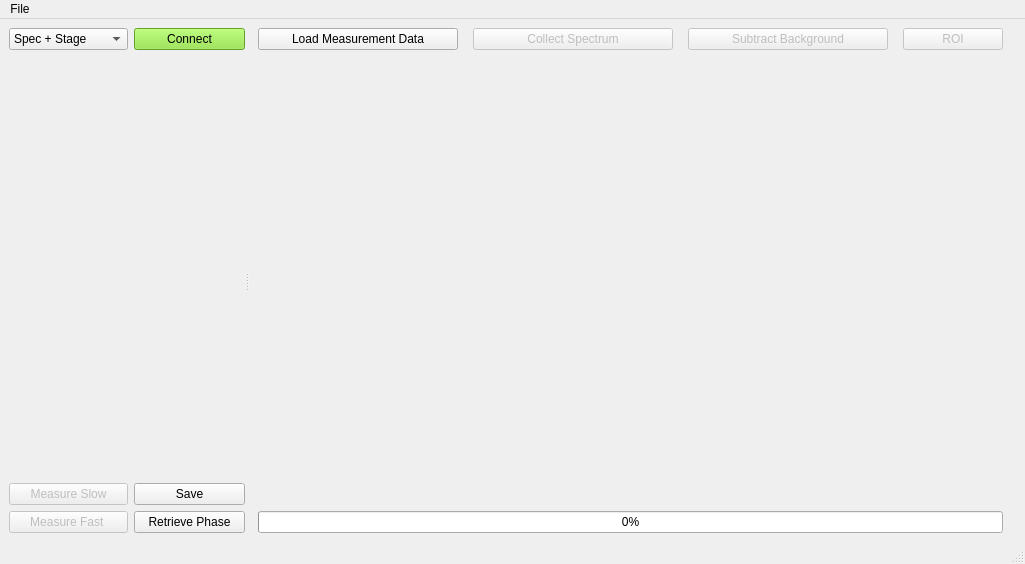
<?xml version="1.0" encoding="UTF-8"?>
<ui version="4.0">
 <class>MainWindow</class>
 <widget class="QMainWindow" name="MainWindow">
  <property name="geometry">
   <rect>
    <x>0</x>
    <y>0</y>
    <width>1025</width>
    <height>564</height>
   </rect>
  </property>
  <property name="windowTitle">
   <string>SHG FROG</string>
  </property>
  <widget class="QWidget" name="centralwidget">
   <layout class="QGridLayout" name="gridLayout_3">
    <item row="0" column="0">
     <widget class="QSplitter" name="splitter">
      <property name="orientation">
       <enum>Qt::Horizontal</enum>
      </property>
      <widget class="QWidget" name="gridLayoutWidget">
       <layout class="QGridLayout" name="gridLayout">
        <item row="0" column="0">
         <widget class="QComboBox" name="dropdown">
          <property name="enabled">
           <bool>true</bool>
          </property>
          <item>
           <property name="text">
            <string>Spec + Stage</string>
           </property>
          </item>
          <item>
           <property name="text">
            <string>Camera + Stage</string>
           </property>
          </item>
         </widget>
        </item>
        <item row="0" column="1">
         <widget class="QPushButton" name="btn_connect">
          <property name="styleSheet">
           <string notr="true">background-color: rgb(138, 226, 52);</string>
          </property>
          <property name="text">
           <string>Connect</string>
          </property>
          <property name="checkable">
           <bool>true</bool>
          </property>
         </widget>
        </item>
        <item row="2" column="0">
         <widget class="QPushButton" name="btn_measure_slow">
          <property name="enabled">
           <bool>false</bool>
          </property>
          <property name="text">
           <string>Measure Slow</string>
          </property>
          <property name="checkable">
           <bool>true</bool>
          </property>
         </widget>
        </item>
        <item row="1" column="0" colspan="2">
         <widget class="QWidget" name="widget" native="true">
          <property name="sizePolicy">
           <sizepolicy hsizetype="Preferred" vsizetype="Preferred">
            <horstretch>0</horstretch>
            <verstretch>0</verstretch>
           </sizepolicy>
          </property>
         </widget>
        </item>
        <item row="2" column="1">
         <widget class="QPushButton" name="btn_save">
          <property name="text">
           <string>Save</string>
          </property>
         </widget>
        </item>
        <item row="3" column="0">
         <widget class="QPushButton" name="btn_measure_fast">
          <property name="enabled">
           <bool>false</bool>
          </property>
          <property name="text">
           <string>Measure Fast </string>
          </property>
          <property name="checkable">
           <bool>true</bool>
          </property>
         </widget>
        </item>
        <item row="3" column="1">
         <widget class="QPushButton" name="btn_phase">
          <property name="text">
           <string>Retrieve Phase</string>
          </property>
         </widget>
        </item>
       </layout>
      </widget>
      <widget class="QWidget" name="gridLayoutWidget_2">
       <layout class="QGridLayout" name="gridLayout_2">
        <item row="0" column="1">
         <widget class="QPushButton" name="btn_collect_spectrum">
          <property name="enabled">
           <bool>false</bool>
          </property>
          <property name="maximumSize">
           <size>
            <width>200</width>
            <height>16777215</height>
           </size>
          </property>
          <property name="text">
           <string>Collect Spectrum</string>
          </property>
         </widget>
        </item>
        <item row="0" column="3">
         <widget class="QPushButton" name="btn_roi">
          <property name="enabled">
           <bool>false</bool>
          </property>
          <property name="maximumSize">
           <size>
            <width>100</width>
            <height>16777215</height>
           </size>
          </property>
          <property name="text">
           <string>ROI</string>
          </property>
         </widget>
        </item>
        <item row="2" column="0" colspan="4">
         <widget class="QProgressBar" name="progress">
          <property name="enabled">
           <bool>true</bool>
          </property>
          <property name="value">
           <number>0</number>
          </property>
         </widget>
        </item>
        <item row="1" column="0" colspan="4">
         <widget class="QWidget" name="widget_2" native="true">
          <property name="enabled">
           <bool>true</bool>
          </property>
          <property name="minimumSize">
           <size>
            <width>700</width>
            <height>0</height>
           </size>
          </property>
         </widget>
        </item>
        <item row="0" column="0">
         <widget class="QPushButton" name="btn_load">
          <property name="maximumSize">
           <size>
            <width>200</width>
            <height>16777215</height>
           </size>
          </property>
          <property name="text">
           <string>Load Measurement Data</string>
          </property>
         </widget>
        </item>
        <item row="0" column="2">
         <widget class="QPushButton" name="btn_subtract_background">
          <property name="enabled">
           <bool>false</bool>
          </property>
          <property name="maximumSize">
           <size>
            <width>200</width>
            <height>16777215</height>
           </size>
          </property>
          <property name="text">
           <string>Subtract Background</string>
          </property>
         </widget>
        </item>
       </layout>
      </widget>
     </widget>
    </item>
   </layout>
  </widget>
  <widget class="QMenuBar" name="menubar">
   <property name="geometry">
    <rect>
     <x>0</x>
     <y>0</y>
     <width>1025</width>
     <height>21</height>
    </rect>
   </property>
   <widget class="QMenu" name="menu">
    <property name="title">
     <string>File</string>
    </property>
    <addaction name="menu_exit"/>
   </widget>
   <addaction name="menu"/>
  </widget>
  <widget class="QStatusBar" name="statusbar"/>
  <action name="menu_exit">
   <property name="text">
    <string>Save settings and exit</string>
   </property>
  </action>
 </widget>
 <resources/>
 <connections/>
</ui>
